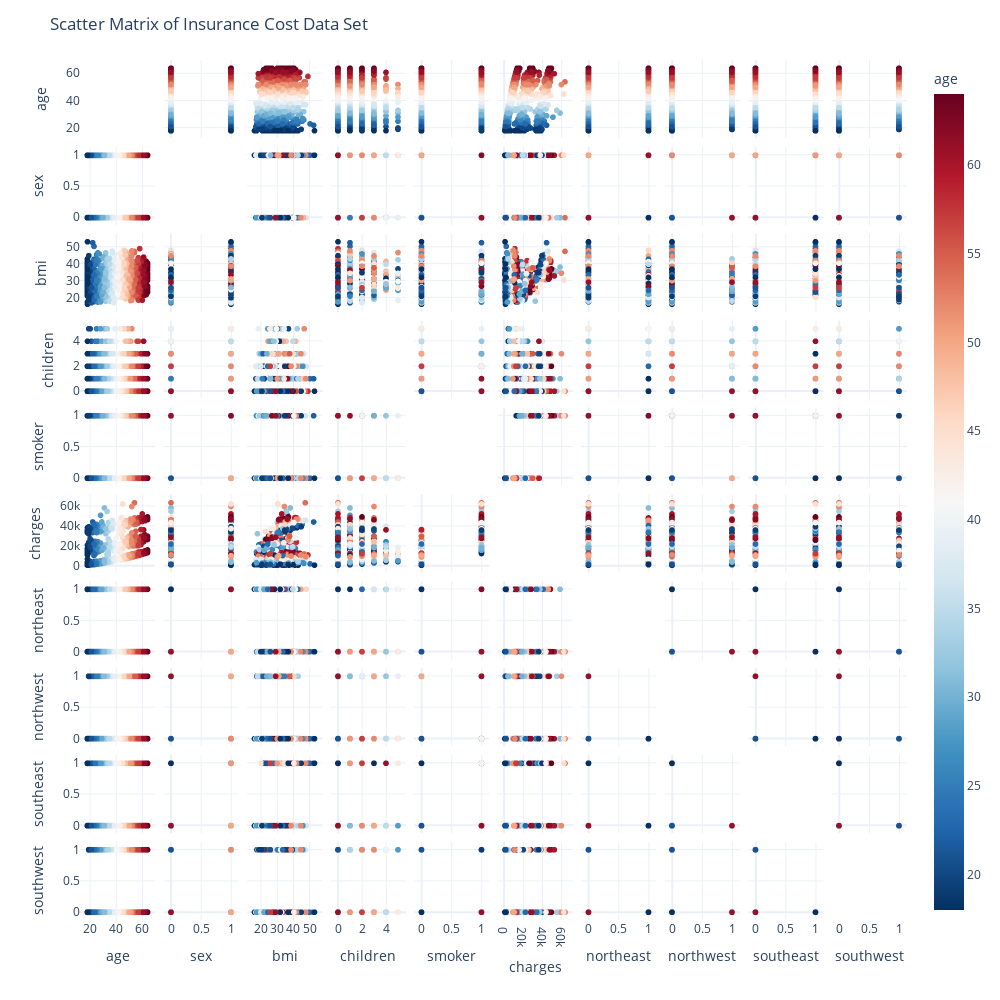

Notebook source saved alongside this figure:
### Code cell
features=insurance_df.columns
insurance_pairplot = px.scatter_matrix(insurance_df,
                                       dimensions=features,
                                       color="age",
                                       color_continuous_scale='RdBu_r',
                                       labels={col:col.replace('_', ' ') for col in insurance_df.columns}) # remove underscore
insurance_pairplot.update_layout(
    title='Scatter Matrix of Insurance Cost Data Set',
    dragmode='select',
    width=1000,
    height=1000,
    hovermode='closest',
)
insurance_pairplot.update_traces(diagonal_visible=False)
insurance_pairplot.show()

### Figure 1 — Plotly figure (JSON) as saved in the notebook; plotly's stock layout.template omitted (floating-point values rounded to 4 significant figures; data arrays with more than 128 entries replaced by an {"elided": "..."} marker saying what was removed)
{"data": [{"diagonal": {"visible": false}, "dimensions": [{"axis": {"matches": true}, "label": "age", "values": {"elided": "1338 int values"}}, {"axis": {"matches": true}, "label": "sex", "values": {"elided": "1338 int values"}}, {"axis": {"matches": true}, "label": "bmi", "values": {"elided": "1338 float values"}}, {"axis": {"matches": true}, "label": "children", "values": {"elided": "1338 int values"}}, {"axis": {"matches": true}, "label": "smoker", "values": {"elided": "1338 int values"}}, {"axis": {"matches": true}, "label": "charges", "values": {"elided": "1338 float values"}}, {"axis": {"matches": true}, "label": "northeast", "values": {"elided": "1338 int values"}}, {"axis": {"matches": true}, "label": "northwest", "values": {"elided": "1338 int values"}}, {"axis": {"matches": true}, "label": "southeast", "values": {"elided": "1338 int values"}}, {"axis": {"matches": true}, "label": "southwest", "values": {"elided": "1338 int values"}}], "hovertemplate": "%{xaxis.title.text}=%{x}<br>%{yaxis.title.text}=%{y}<br>age=%{marker.color}<extra></extra>", "legendgroup": "", "marker": {"color": {"elided": "1338 int values"}, "coloraxis": "coloraxis", "symbol": "circle"}, "name": "", "showlegend": false, "type": "splom"}], "layout": {"coloraxis": {"colorbar": {"title": {"text": "age"}}, "colorscale": [[0, "rgb(5,48,97)"], [0.1, "rgb(33,102,172)"], [0.2, "rgb(67,147,195)"], [0.3, "rgb(146,197,222)"], [0.4, "rgb(209,229,240)"], [0.5, "rgb(247,247,247)"], [0.6, "rgb(253,219,199)"], [0.7, "rgb(244,165,130)"], [0.8, "rgb(214,96,77)"], [0.9, "rgb(178,24,43)"], [1, "rgb(103,0,31)"]]}, "dragmode": "select", "height": 1000, "hovermode": "closest", "legend": {"tracegroupgap": 0}, "margin": {"t": 60}, "title": {"text": "Scatter Matrix of Insurance Cost Data Set"}, "width": 1000, "xaxis": {"autorange": true, "range": [12.26, 69.74], "type": "linear"}, "xaxis10": {"autorange": true, "range": [-0.1248, 1.125], "type": "linear"}, "xaxis2": {"autorange": true, "range": [-0.1248, 1.125], "type": "linear"}, "xaxis3": {"autorange": true, "range": [11.32, 57.77], "type": "linear"}, "xaxis4": {"autorange": true, "range": [-0.6241, 5.624], "type": "linear"}, "xaxis5": {"autorange": true, "range": [-0.1248, 1.125], "type": "linear"}, "xaxis6": {"autorange": true, "range": [-6697.0, 71590.0], "type": "linear"}, "xaxis7": {"autorange": true, "range": [-0.1248, 1.125], "type": "linear"}, "xaxis8": {"autorange": true, "range": [-0.1248, 1.125], "type": "linear"}, "xaxis9": {"autorange": true, "range": [-0.1248, 1.125], "type": "linear"}, "yaxis": {"autorange": true, "range": [12.26, 69.74], "type": "linear"}, "yaxis10": {"autorange": true, "range": [-0.1248, 1.125], "type": "linear"}, "yaxis2": {"autorange": true, "range": [-0.1248, 1.125], "type": "linear"}, "yaxis3": {"autorange": true, "range": [11.32, 57.77], "type": "linear"}, "yaxis4": {"autorange": true, "range": [-0.6241, 5.624], "type": "linear"}, "yaxis5": {"autorange": true, "range": [-0.1248, 1.125], "type": "linear"}, "yaxis6": {"autorange": true, "range": [-6697.0, 71590.0], "type": "linear"}, "yaxis7": {"autorange": true, "range": [-0.1248, 1.125], "type": "linear"}, "yaxis8": {"autorange": true, "range": [-0.1248, 1.125], "type": "linear"}, "yaxis9": {"autorange": true, "range": [-0.1248, 1.125], "type": "linear"}}}
